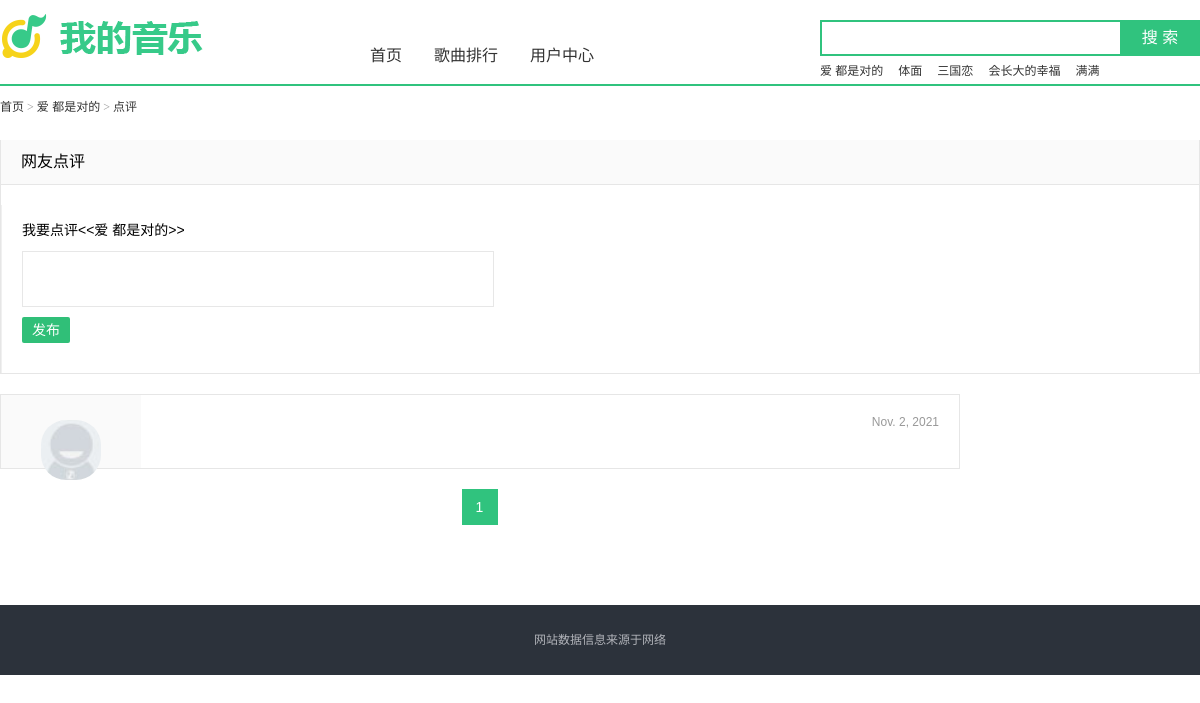
The app's page /comment/1.html with its own data.
### index/models.py (models this page shows, shortened)
class Dynamic(models.Model):
    id = models.AutoField('序号', primary_key=True)
    song = models.ForeignKey(Song, on_delete=models.CASCADE, verbose_name='歌名')
    plays = models.IntegerField('播放次数', default=0)
    search = models.IntegerField('搜索次数', default=0)
    download = models.IntegerField('下载次数', default=0)
    class Meta:
        verbose_name = '歌曲动态'
        verbose_name_plural = '歌曲动态'

class Song(models.Model):
    id = models.AutoField('序号', primary_key=True)
    name = models.CharField('歌名', max_length=50)
    singer = models.CharField('歌手', max_length=50)
    time = models.CharField('时长', max_length=10)
    album = models.CharField('专辑', max_length=50)
    languages = models.CharField('语种', max_length=20)
    type = models.CharField('类型', max_length=20)
    release = models.DateField('发行时间', default=datetime.date.today)
    img = models.FileField("歌曲图片", upload_to='songImg/', default='暂无图片')
    lyrics = models.FileField('歌词', upload_to='songLyric/', default='暂无歌词', blank=True)
    file = models.FileField('歌曲文件', upload_to='songFile/', default='暂无文件')
    label = models.ForeignKey(Label, on_delete=models.CASCADE, verbose_name='歌名分类')
    class Meta:
        verbose_name = '歌曲信息'
        verbose_name_plural = '歌曲信息'

class Comment(models.Model):
    id = models.AutoField('序号', primary_key=True)
    text = models.CharField('内容', max_length=500)
    user = models.CharField('用户', max_length=20)
    song = models.ForeignKey(Song, on_delete=models.CASCADE, verbose_name='歌名')
    date = models.DateField('日期', auto_now=True)
    class Meta:
        verbose_name = '歌曲评论'
        verbose_name_plural = '歌曲评论'

### comment/views.py (the view)
# urls.py: path('<int:id>.html', commentView, name='comment'),
def commentView(request, id):
    searchs = Dynamic.objects.select_related('song').order_by('-search').all()[:6]
    if request.method == 'POST':
        text = request.POST.get('comment', '')
        if request.user.username:
            user = request.user.username
        else:
            user = '匿名用户'
        now = time.strftime('%Y-%m-%d', time.localtime(time.time()))
        if text:
            comment = Comment()
            comment.comment_text = text
            comment.comment_user = user
            comment.comment_date = now
            comment.song_id = id
            comment.save()
        return redirect(reverse('comment', kwargs={'id': str(id)}))
    else:
        songs = Song.objects.filter(id=id).first()
        if not songs:
            raise Http404('歌曲不存在')
        c = Comment.objects.filter(song_id=id).order_by('date')
        page = int(request.GET.get('page', 1))
        paginator = Paginator(c, 2)
        try:
            pages = paginator.page(page)
        except PageNotAnInteger:
            pages = paginator.page(1)
        except EmptyPage:
            pages = paginator.page(paginator.num_pages)
        return render(request, 'comment.html', locals())

### comment/templates/comment.html (shortened to what this page needs)
{% extends "base.html"  %}
{% load staticfiles %}
{% block link %}
<link rel="stylesheet" href="{% static "css/common.css" %}">
<link rel="stylesheet" href="{% static "css/comment.css" %}">
{% endblock %}
{% block body  %}
<body class="review">
<div class="header">
<a href="/" class="logo"><img src="{% static "image/logo.png" %}"></a>
<div class="search-box">
    <form id="searchForm" action="{% url 'search' 1 %}" method="post">
        <div class="search-keyword">
            <input id="kword" name="kword" type="text" class="keyword" maxlength="120">
        </div>
        <input id="subSerch" type="submit" class="search-button" value="搜 索"/>
    </form>
    <div class="search-hot-words">
        {% for s in searchs %}
            <a target="play" href="{% url 'play' s.song.id %}" >{{ s.song.name }}</a>
        {% endfor  %}
    </div>
</div>
</div>
<div class="nav-box">
<div class="nav-box-inner">
    <ul class="nav clearfix">
        <li><a href="{% url 'index' %}">首页</a></li>
        <li><a href="{% url 'ranking' %}" target="_blank">歌曲排行</a></li>
        <li><a href="{% url 'home' 1 %}" target="_blank">用户中心</a></li>
    </ul>
</div>
</div>
<div class="wrapper">
<div class="breadcrumb">
    <a href="/">首页</a> &gt;
            <a href="{% url 'play' id %}" target="_self">{{songs.name}}</a> &gt;
    <span>点评</span>
</div>
</div>
<div class="wrapper">
<div class="section">
    <div class="section-header"><h3 class="section-title">网友点评</h3></div>
    <div class="section-content comments-score-new review-comments-score clearfix">
        <div class="clearfix">
            <div class="comments-box">
            <div class="comments-box-title">我要点评<<{{ songs.name }}>></div>
            <form action="" method="post" id="usrform">
                <div class="writebox">
                    <textarea name="comment" form="usrform"></textarea>
                </div>
                <div class="comments-box-button clearfix">
                <input type="submit" value="发布" class="_j_cc_post_entry cc-post-entry" id="scoreBtn">
                </div>
                <div id="scoreTips2" style="padding-top:10px;"></div>
            </form>
            </div>
        </div>
    </div>
</div>
</div>
<div class="wrapper clearfix">
<div class="content">
<div id="J_CommentList">
<ul class="comment-list">
    {% for item in pages.object_list  %}
    <li class="comment-item ">
        <div class="comments-user">
        <span class="face">
        <img src="{% static "image/user.jpg" %}" width="60" height="60">
        </span>
        </div>
        <div class="comments-list-content">
        <div class="single-score clearfix">
            <span class="date">{{ item.date }}</span>
        </div>
        <div class="comments-content">
        </div>
        </div>
    </li>
    {% endfor  %}
</ul>
<div class="page-box">
    <div class="pagebar" id="pageBar">
        {% for page in pages.paginator.page_range %}
            {% if pages.number == page %}
                <span class="sel">{{ page }}</span>
            {% else %}
                <a href="{% url 'comment' id %}?page={{ page }}" target="_self">{{ page }}</a>
            {% endif %}
        {% endfor %}
    </div>
</div>
</div>
</div>
</div>
</body>
{% endblock  %}

### publicStatic/css/common.css (style rules this page uses)
blockquote,body,button,dd,dl,dt,fieldset,form,h1,h2,h3,h4,h5,h6,hr,input,legend,li,ol,p,pre,td,textarea,th,ul { margin:0;padding:0 }
ol,ul { list-style:none }
body { font:12px/1.5 Arial;-webkit-text-size-adjust:none }
button,input,select { vertical-align:middle;font-size:100%;outline:0 }
fieldset,img { border:0 none }
a { color:#333;text-decoration:none;outline:0 }
.clearfix:after { content:".";display:block;height:0;clear:both;visibility:hidden;font-size:0 }
.header { width:1200px;height:80px;padding:0;margin:10px auto 0 }
.header .logo { float:left;width:214px;height:54px;margin:10px 0 0 0;overflow:hidden }
.search-box { position:relative;z-index:50;float:right;width:302px;padding:0 78px 0 0;margin:10px 0 0 }
.search-box .search-keyword { position:relative;padding:6px 10px;height:20px;overflow:hidden;zoom:1;border:2px solid #30C37E;background:#fff }
.search-box .keyword { float:left;width:278px;height:20px;border:0 none;outline:0 none;font:14px/20px arial;color:#999 }
.search-box .search-button { position:absolute;right:0;top:0;width:80px;height:36px;border:0 none;background-color:#30C37E;color:#fff;font:16px/34px 'Microsoft YaHei',arial;overflow:hidden;cursor:pointer;outline:0 none }
.search-box .search-hot-words { margin:5px 0 0;height:20px;line-height:20px;overflow:hidden }
.search-box .search-hot-words a { float:left;margin:0 15px 0 0 }
.nav-box { margin-top:-50px;border-bottom:2px solid #30C37E }
.nav-box-inner { width:1200px;margin:0 auto }
.nav-box .nav { padding:0 0 12px 360px;height:32px;line-height:32px }
.nav li { float:left;height:32px;margin-right:12px }
.nav-box .nav li a { position:relative;float:left;padding:0 10px;font:16px/2 'Microsoft YaHei';color:#333;white-space:nowrap }
.page-box { position:relative;zoom:1 }
.pagebar { padding:0 0 40px;font-size:14px;font-family:arial;line-height:34px;text-align:center }
.pagebar span { margin:0 3px 0 2px }
.pagebar span.historySel,.pagebar span.sel { font-family:arial }
.pagebar .historySel,.pagebar .sel,.pagebar a { display:inline-block;border:1px solid #e6e6e6;padding:0 7px;height:34px;min-width:20px;white-space:nowrap;margin:0 3px 0 2px;vertical-align:top }
.pagebar .sel,.pagebar a:hover { background:#30C37E;color:#fff;border-color:#30C37E }

### records on screen
Dynamic: song.name "爱 都是对的"
Dynamic: song.name "体面"
Dynamic: song.name "三国恋"
Dynamic: song.name "会长大的幸福"
Dynamic: song.name "满满"
Song: name "爱 都是对的"
Comment: date "Nov. 2, 2021"

### other values on screen
{{ page }} "1"
